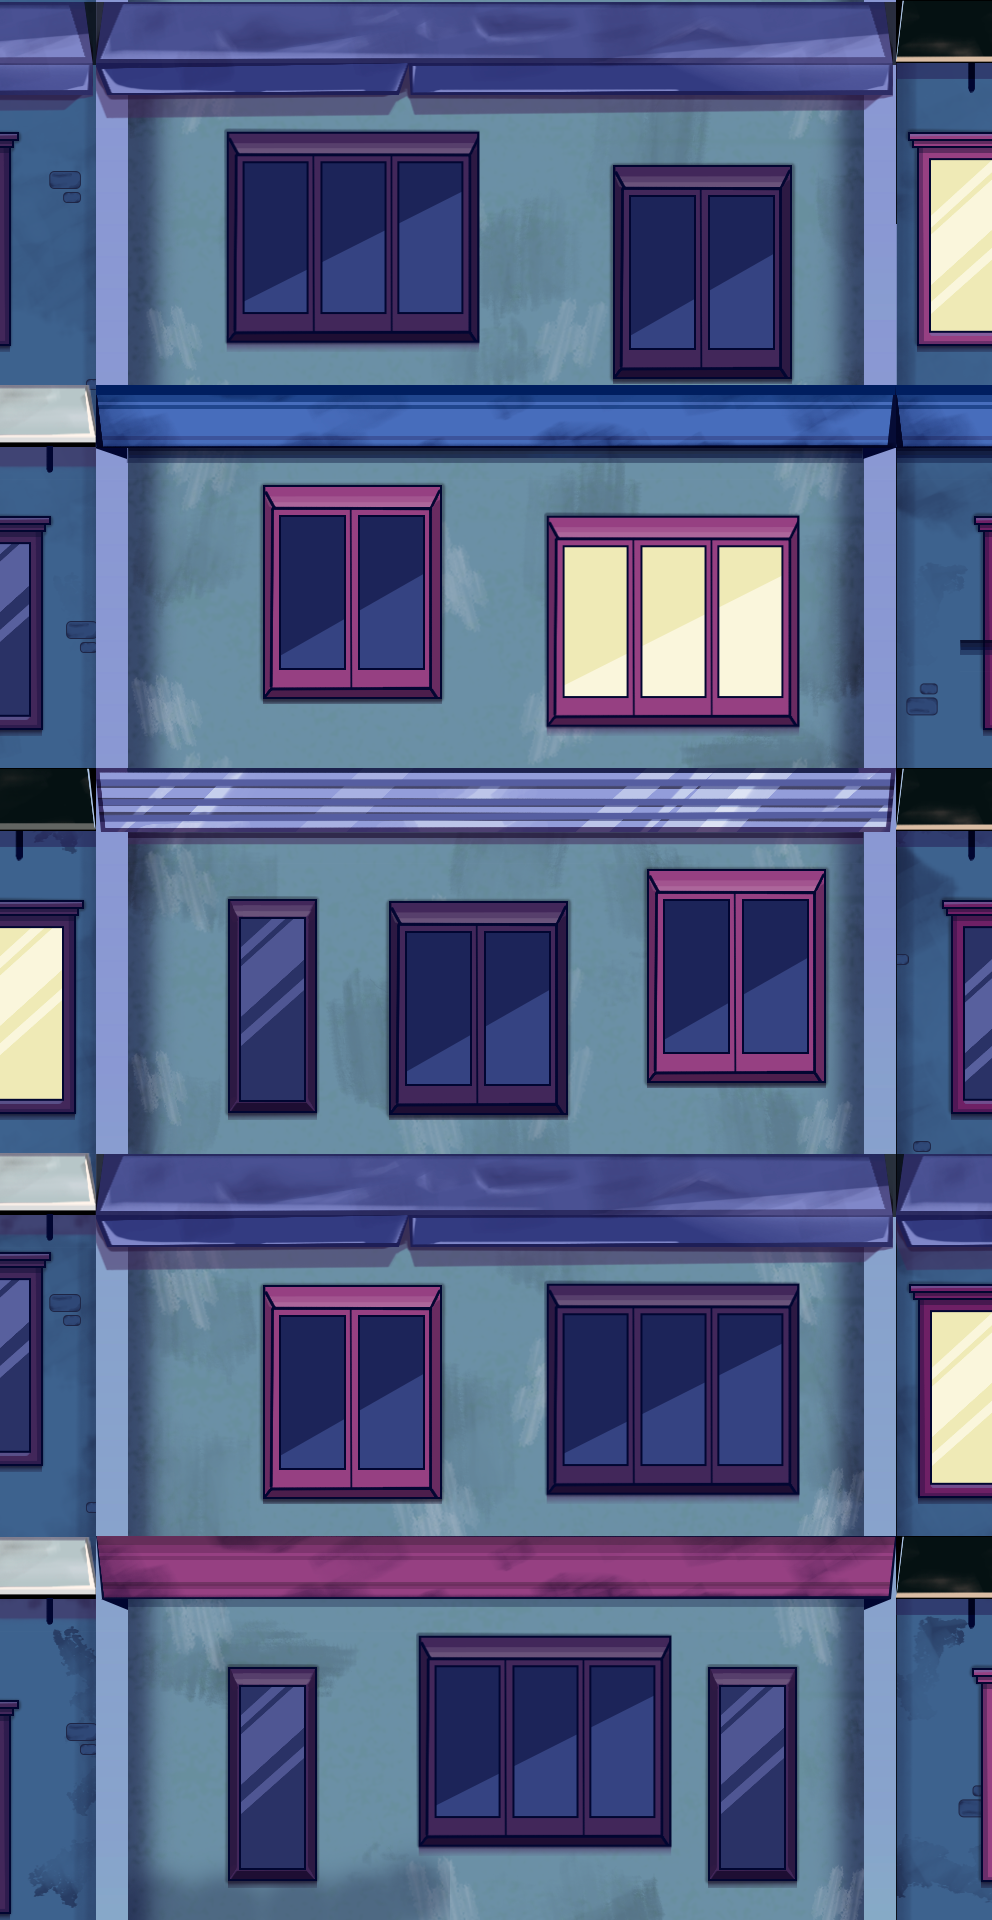

A 2D game scene composited from a Tiled map and its tileset images. What follows is a short description and the map's XML, with each tile layer's data collapsed to a summary:
An orthogonal 31x60 tile map with 32x32 px tiles, 5 tile layers (Sky, Wall, Windows, Details, ...), 5 tilesets.

<map version="1.10" tiledversion="1.11.0" orientation="orthogonal" renderorder="right-down" width="31" height="60" tilewidth="32" tileheight="32" infinite="0" nextlayerid="6" nextobjectid="1">
 <tileset firstgid="1" name="P3_Wall" tilewidth="32" tileheight="32" tilecount="1380" columns="23">
  <image source="../Atlas/P3_Wall.png" width="736" height="1920" />
 </tileset>
 <tileset firstgid="1381" name="Atlas01" tilewidth="32" tileheight="32" tilecount="3844" columns="62">
  <image source="../Atlas/Atlas01.png" width="2000" height="2000" />
 </tileset>
 <tileset firstgid="5225" name="P1_Wall" tilewidth="32" tileheight="32" tilecount="1380" columns="23">
  <image source="../Atlas/P1_Wall.png" width="738" height="1941" />
 </tileset>
 <tileset firstgid="6605" name="P2_Wall" tilewidth="32" tileheight="32" tilecount="1525" columns="23">
  <image source="../Atlas/P2_Wall.png" width="736" height="1939" />
 </tileset>
 <tileset firstgid="8130" name="P4_Wall" tilewidth="32" tileheight="32" tilecount="1380" columns="23">
  <image source="../Atlas/P4_Wall.png" width="736" height="1939" />
 </tileset>
 <layer id="5" name="Sky" width="31" height="60">
  <data>[1860 cells, 146 non-empty, 9 distinct tile ids]</data>
 </layer>
 <layer id="1" name="Wall" width="31" height="60">
  <data>[1860 cells, 1740 non-empty, 1740 distinct tile ids]</data>
 </layer>
 <layer id="4" name="Windows" width="31" height="60">
  <data>[1860 cells, 630 non-empty, 308 distinct tile ids]</data>
 </layer>
 <layer id="3" name="Details" width="31" height="60">
  <data>[1860 cells, 365 non-empty, 241 distinct tile ids]</data>
 </layer>
 <layer id="2" name="CollisionLayer" width="31" height="60">
  <data>[1860 cells, 155 non-empty, 109 distinct tile ids]</data>
 </layer>
</map>